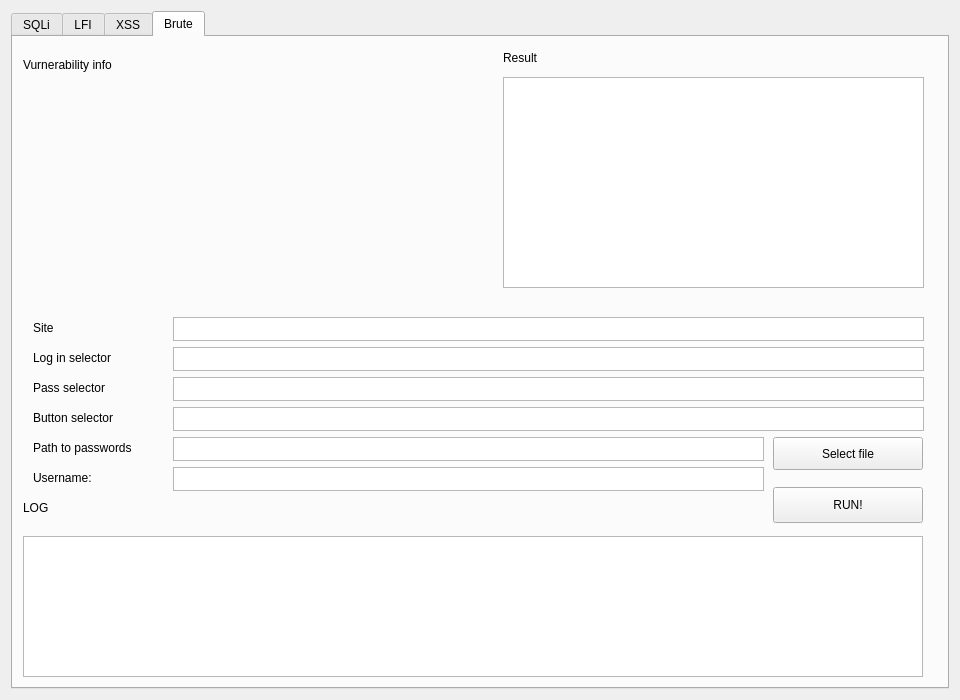
<?xml version="1.0" encoding="UTF-8"?>
<ui version="4.0">
 <class>Form</class>
 <widget class="QWidget" name="Form">
  <property name="geometry">
   <rect>
    <x>0</x>
    <y>0</y>
    <width>960</width>
    <height>700</height>
   </rect>
  </property>
  <property name="minimumSize">
   <size>
    <width>960</width>
    <height>700</height>
   </size>
  </property>
  <property name="maximumSize">
   <size>
    <width>960</width>
    <height>700</height>
   </size>
  </property>
  <property name="windowTitle">
   <string>SQLi Tool</string>
  </property>
  <layout class="QHBoxLayout" name="horizontalLayout">
   <item>
    <widget class="QTabWidget" name="tabWidget">
     <property name="currentIndex">
      <number>3</number>
     </property>
     <widget class="QWidget" name="tab">
      <attribute name="title">
       <string>SQLi</string>
      </attribute>
      <widget class="QWidget" name="verticalLayoutWidget">
       <property name="geometry">
        <rect>
         <x>10</x>
         <y>40</y>
         <width>441</width>
         <height>211</height>
        </rect>
       </property>
       <layout class="QVBoxLayout" name="salesLayout"/>
      </widget>
      <widget class="QLabel" name="label">
       <property name="geometry">
        <rect>
         <x>10</x>
         <y>20</y>
         <width>121</width>
         <height>16</height>
        </rect>
       </property>
       <property name="text">
        <string>Vurnerability info</string>
       </property>
      </widget>
      <widget class="QPushButton" name="make_prediction">
       <property name="geometry">
        <rect>
         <x>750</x>
         <y>280</y>
         <width>150</width>
         <height>41</height>
        </rect>
       </property>
       <property name="text">
        <string>RUN!</string>
       </property>
      </widget>
      <widget class="QTextEdit" name="prediction_report">
       <property name="geometry">
        <rect>
         <x>490</x>
         <y>40</y>
         <width>421</width>
         <height>211</height>
        </rect>
       </property>
      </widget>
      <widget class="QLabel" name="label_7">
       <property name="geometry">
        <rect>
         <x>10</x>
         <y>280</y>
         <width>181</width>
         <height>21</height>
        </rect>
       </property>
       <property name="text">
        <string>URL:</string>
       </property>
      </widget>
      <widget class="QLabel" name="label_13">
       <property name="geometry">
        <rect>
         <x>490</x>
         <y>10</y>
         <width>181</width>
         <height>21</height>
        </rect>
       </property>
       <property name="text">
        <string>Result</string>
       </property>
      </widget>
      <widget class="QTextEdit" name="prediction_report_2">
       <property name="geometry">
        <rect>
         <x>60</x>
         <y>280</y>
         <width>680</width>
         <height>25</height>
        </rect>
       </property>
      </widget>
      <widget class="QLabel" name="label_14">
       <property name="geometry">
        <rect>
         <x>10</x>
         <y>320</y>
         <width>181</width>
         <height>21</height>
        </rect>
       </property>
       <property name="text">
        <string>LOG</string>
       </property>
      </widget>
      <widget class="QTextEdit" name="prediction_report_3">
       <property name="geometry">
        <rect>
         <x>10</x>
         <y>350</y>
         <width>900</width>
         <height>280</height>
        </rect>
       </property>
      </widget>
     </widget>
     <widget class="QWidget" name="tab_3">
      <attribute name="title">
       <string>LFI</string>
      </attribute>
      <widget class="QLabel" name="label_3">
       <property name="geometry">
        <rect>
         <x>10</x>
         <y>20</y>
         <width>121</width>
         <height>16</height>
        </rect>
       </property>
       <property name="text">
        <string>Vurnerability info</string>
       </property>
      </widget>
      <widget class="QWidget" name="verticalLayoutWidget_3">
       <property name="geometry">
        <rect>
         <x>10</x>
         <y>50</y>
         <width>441</width>
         <height>211</height>
        </rect>
       </property>
       <layout class="QVBoxLayout" name="salesLayout_10"/>
      </widget>
      <widget class="QLabel" name="label_65">
       <property name="geometry">
        <rect>
         <x>490</x>
         <y>10</y>
         <width>181</width>
         <height>21</height>
        </rect>
       </property>
       <property name="text">
        <string>Result</string>
       </property>
      </widget>
      <widget class="QTextEdit" name="prediction_report_16">
       <property name="geometry">
        <rect>
         <x>490</x>
         <y>40</y>
         <width>421</width>
         <height>211</height>
        </rect>
       </property>
      </widget>
      <widget class="QLabel" name="label_66">
       <property name="geometry">
        <rect>
         <x>10</x>
         <y>280</y>
         <width>181</width>
         <height>21</height>
        </rect>
       </property>
       <property name="text">
        <string>Target:</string>
       </property>
      </widget>
      <widget class="QTextEdit" name="prediction_report_17">
       <property name="geometry">
        <rect>
         <x>60</x>
         <y>280</y>
         <width>680</width>
         <height>25</height>
        </rect>
       </property>
      </widget>
      <widget class="QPushButton" name="make_prediction_6">
       <property name="geometry">
        <rect>
         <x>750</x>
         <y>280</y>
         <width>150</width>
         <height>41</height>
        </rect>
       </property>
       <property name="text">
        <string>RUN!</string>
       </property>
      </widget>
      <widget class="QLabel" name="label_67">
       <property name="geometry">
        <rect>
         <x>10</x>
         <y>320</y>
         <width>181</width>
         <height>21</height>
        </rect>
       </property>
       <property name="text">
        <string>LOG</string>
       </property>
      </widget>
      <widget class="QTextEdit" name="prediction_report_18">
       <property name="geometry">
        <rect>
         <x>10</x>
         <y>350</y>
         <width>900</width>
         <height>280</height>
        </rect>
       </property>
      </widget>
     </widget>
     <widget class="QWidget" name="tab_2">
      <attribute name="title">
       <string>XSS</string>
      </attribute>
      <widget class="QLabel" name="label_5">
       <property name="geometry">
        <rect>
         <x>10</x>
         <y>20</y>
         <width>121</width>
         <height>16</height>
        </rect>
       </property>
       <property name="text">
        <string>Vurnerability info</string>
       </property>
      </widget>
      <widget class="QWidget" name="verticalLayoutWidget_10">
       <property name="geometry">
        <rect>
         <x>20</x>
         <y>40</y>
         <width>441</width>
         <height>211</height>
        </rect>
       </property>
       <layout class="QVBoxLayout" name="salesLayout_11"/>
      </widget>
      <widget class="QLabel" name="label_68">
       <property name="geometry">
        <rect>
         <x>490</x>
         <y>10</y>
         <width>181</width>
         <height>21</height>
        </rect>
       </property>
       <property name="text">
        <string>Result</string>
       </property>
      </widget>
      <widget class="QTextEdit" name="prediction_report_19">
       <property name="geometry">
        <rect>
         <x>490</x>
         <y>40</y>
         <width>421</width>
         <height>211</height>
        </rect>
       </property>
      </widget>
      <widget class="QLabel" name="label_69">
       <property name="geometry">
        <rect>
         <x>10</x>
         <y>280</y>
         <width>181</width>
         <height>21</height>
        </rect>
       </property>
       <property name="text">
        <string>Target:</string>
       </property>
      </widget>
      <widget class="QTextEdit" name="prediction_report_20">
       <property name="geometry">
        <rect>
         <x>60</x>
         <y>280</y>
         <width>680</width>
         <height>25</height>
        </rect>
       </property>
      </widget>
      <widget class="QPushButton" name="make_prediction_7">
       <property name="geometry">
        <rect>
         <x>750</x>
         <y>280</y>
         <width>150</width>
         <height>41</height>
        </rect>
       </property>
       <property name="text">
        <string>RUN!</string>
       </property>
      </widget>
      <widget class="QLabel" name="label_70">
       <property name="geometry">
        <rect>
         <x>10</x>
         <y>320</y>
         <width>181</width>
         <height>21</height>
        </rect>
       </property>
       <property name="text">
        <string>LOG</string>
       </property>
      </widget>
      <widget class="QTextEdit" name="prediction_report_21">
       <property name="geometry">
        <rect>
         <x>10</x>
         <y>350</y>
         <width>900</width>
         <height>280</height>
        </rect>
       </property>
      </widget>
     </widget>
     <widget class="QWidget" name="tab_4">
      <attribute name="title">
       <string>Brute</string>
      </attribute>
      <widget class="QLabel" name="label_6">
       <property name="geometry">
        <rect>
         <x>10</x>
         <y>20</y>
         <width>121</width>
         <height>16</height>
        </rect>
       </property>
       <property name="text">
        <string>Vurnerability info</string>
       </property>
      </widget>
      <widget class="QWidget" name="verticalLayoutWidget_11">
       <property name="geometry">
        <rect>
         <x>20</x>
         <y>40</y>
         <width>441</width>
         <height>211</height>
        </rect>
       </property>
       <layout class="QVBoxLayout" name="salesLayout_12"/>
      </widget>
      <widget class="QLabel" name="label_71">
       <property name="geometry">
        <rect>
         <x>490</x>
         <y>10</y>
         <width>181</width>
         <height>21</height>
        </rect>
       </property>
       <property name="text">
        <string>Result</string>
       </property>
      </widget>
      <widget class="QTextEdit" name="prediction_report_22">
       <property name="geometry">
        <rect>
         <x>490</x>
         <y>40</y>
         <width>421</width>
         <height>211</height>
        </rect>
       </property>
      </widget>
      <widget class="QLabel" name="label_72">
       <property name="geometry">
        <rect>
         <x>20</x>
         <y>280</y>
         <width>131</width>
         <height>21</height>
        </rect>
       </property>
       <property name="text">
        <string>Site</string>
       </property>
      </widget>
      <widget class="QTextEdit" name="prediction_report_23">
       <property name="geometry">
        <rect>
         <x>160</x>
         <y>340</y>
         <width>751</width>
         <height>24</height>
        </rect>
       </property>
      </widget>
      <widget class="QLabel" name="label_73">
       <property name="geometry">
        <rect>
         <x>20</x>
         <y>310</y>
         <width>181</width>
         <height>21</height>
        </rect>
       </property>
       <property name="text">
        <string>Log in selector</string>
       </property>
      </widget>
      <widget class="QLabel" name="label_74">
       <property name="geometry">
        <rect>
         <x>20</x>
         <y>340</y>
         <width>181</width>
         <height>21</height>
        </rect>
       </property>
       <property name="text">
        <string>Pass selector</string>
       </property>
      </widget>
      <widget class="QLabel" name="label_75">
       <property name="geometry">
        <rect>
         <x>20</x>
         <y>400</y>
         <width>121</width>
         <height>21</height>
        </rect>
       </property>
       <property name="text">
        <string>Path to passwords</string>
       </property>
      </widget>
      <widget class="QTextEdit" name="prediction_report_24">
       <property name="geometry">
        <rect>
         <x>160</x>
         <y>310</y>
         <width>751</width>
         <height>24</height>
        </rect>
       </property>
      </widget>
      <widget class="QTextEdit" name="prediction_report_25">
       <property name="geometry">
        <rect>
         <x>160</x>
         <y>280</y>
         <width>751</width>
         <height>24</height>
        </rect>
       </property>
      </widget>
      <widget class="QTextEdit" name="prediction_report_26">
       <property name="geometry">
        <rect>
         <x>160</x>
         <y>400</y>
         <width>591</width>
         <height>24</height>
        </rect>
       </property>
      </widget>
      <widget class="QLabel" name="label_76">
       <property name="geometry">
        <rect>
         <x>20</x>
         <y>370</y>
         <width>131</width>
         <height>21</height>
        </rect>
       </property>
       <property name="text">
        <string>Button selector</string>
       </property>
      </widget>
      <widget class="QPushButton" name="make_prediction_8">
       <property name="geometry">
        <rect>
         <x>760</x>
         <y>400</y>
         <width>150</width>
         <height>33</height>
        </rect>
       </property>
       <property name="text">
        <string>Select file</string>
       </property>
      </widget>
      <widget class="QLabel" name="label_34">
       <property name="geometry">
        <rect>
         <x>10</x>
         <y>460</y>
         <width>181</width>
         <height>21</height>
        </rect>
       </property>
       <property name="text">
        <string>LOG</string>
       </property>
      </widget>
      <widget class="QTextEdit" name="prediction_report_27">
       <property name="geometry">
        <rect>
         <x>10</x>
         <y>499</y>
         <width>900</width>
         <height>141</height>
        </rect>
       </property>
      </widget>
      <widget class="QTextEdit" name="prediction_report_28">
       <property name="geometry">
        <rect>
         <x>160</x>
         <y>370</y>
         <width>751</width>
         <height>24</height>
        </rect>
       </property>
      </widget>
      <widget class="QPushButton" name="make_prediction_9">
       <property name="geometry">
        <rect>
         <x>760</x>
         <y>450</y>
         <width>150</width>
         <height>36</height>
        </rect>
       </property>
       <property name="text">
        <string>RUN!</string>
       </property>
      </widget>
      <widget class="QTextEdit" name="prediction_report_29">
       <property name="geometry">
        <rect>
         <x>160</x>
         <y>430</y>
         <width>591</width>
         <height>24</height>
        </rect>
       </property>
      </widget>
      <widget class="QLabel" name="label_77">
       <property name="geometry">
        <rect>
         <x>20</x>
         <y>430</y>
         <width>121</width>
         <height>21</height>
        </rect>
       </property>
       <property name="text">
        <string>Username:</string>
       </property>
      </widget>
     </widget>
    </widget>
   </item>
  </layout>
 </widget>
 <resources/>
 <connections/>
</ui>
